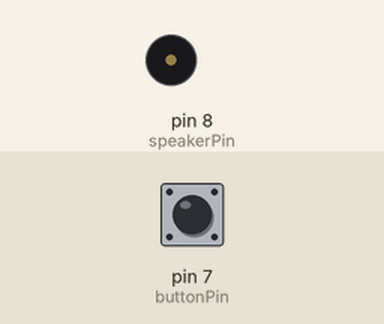
Recording of a sketch running on a simulated Arduino Uno, built with avr-gcc and run on an emulated ATmega328P. Parts: buzzer (waves = sounding). Inputs (shaded band) come from the test bench; at power-on: pin 7 (buttonPin) HIGH.

Above: at 1.2 s.
1.3 s: pin 7 (buttonPin) pulled LOW for 0.15 s
At 1.42 s:
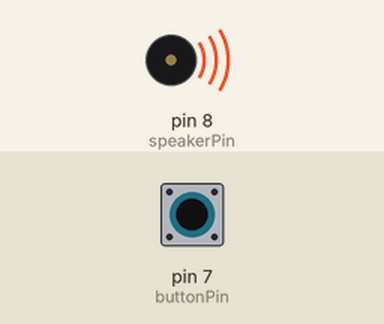
3.0 s: pin 7 (buttonPin) pulled LOW for 3.2 s
At 7.1 s:
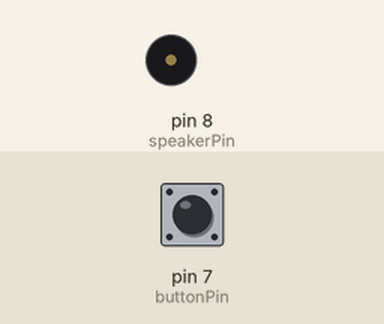
Timing chart, 0 to 8.6 s (numbered marks = the images above; inputs shaded):
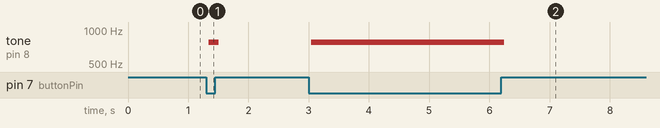

The sketch:

cop_horn_v1.ino
```cpp
int buttonPin = 7;
int speakerPin = 8;
boolean isButtonPressed = false;
float currentTime = 0;
long nextDelay = 0;
unsigned int delayTable[] = {
  769,
  769,
  769,
  769,
  769,
  769,
  769,
  384,
  537,
  537,
  537,
  312,
};
void setup() {
  pinMode(buttonPin, INPUT_PULLUP);
  pinMode(speakerPin, OUTPUT);
  currentTime = micros();
}

void loop() {
  if(!digitalRead(buttonPin)) {
    makeTone();
  }

}

void makeTone() {
  for(int i = 0; i < 12; i++) {
    digitalWrite(speakerPin, i%2);
    delayMicroseconds(delayTable[i] - 4);
  }
}
```

Measured:
- after the input at 1.3 s, tone on pin 8 (speakerPin): silent → 777 Hz at once, → silent 0.16 s later
- after the input at 3.0 s, tone on pin 8 (speakerPin): silent → 777 Hz at once, → silent 3.2 s later
